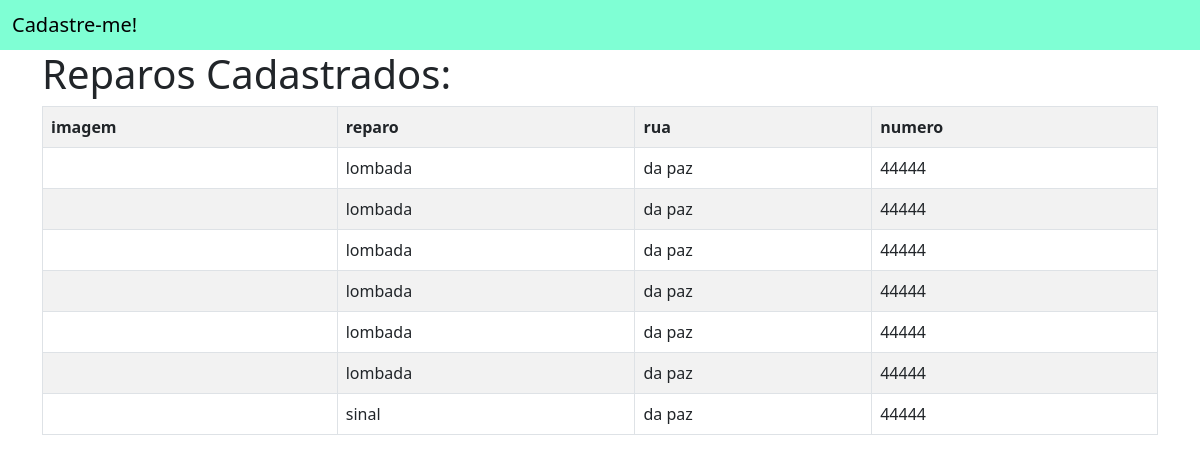
The page /lista-reparos/ on the database as committed earlier.
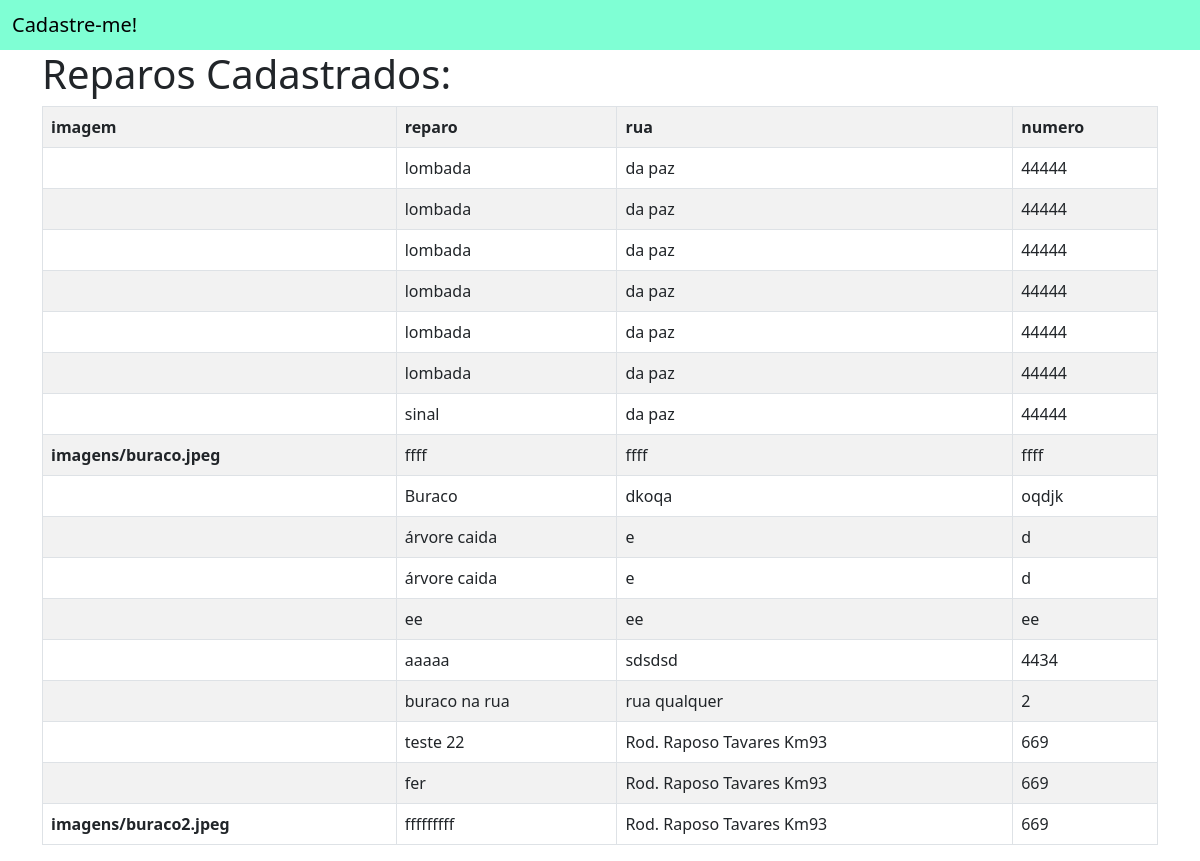
The same page on the database as committed later.
### app_repara_cidadao/models.py (models this page shows, shortened)
class Reparo(models.Model):
    id_reparo = models.AutoField(primary_key=True)
    reparo = models.CharField(max_length=255)
    rua = models.CharField(max_length=255, null=True, blank= True)
    numero = models.CharField(max_length=10, null=True, blank= True)
    complemento = models.CharField(max_length=255, blank = True)
    bairro = models.CharField(max_length=100, null=True, blank= True)
    cidade = models.CharField(max_length=100, null=True, blank= True, default='Sorocaba')
    estado = models.CharField(max_length=100, default='São Paulo')
    cep = models.CharField(max_length=10, null=True, blank= True, default = '00000-000')
    referencia = models.CharField(max_length=255, blank = True)
    imagem = models.ImageField(upload_to='imagens/', blank=True, null=True)

### app_repara_cidadao/views.py (the view)
# urls.py: path('lista-reparos/', lista_reparos, name='lista_reparos')
def lista_reparos(request):
    if request.method == 'POST':
        form = ReparoModelForm(request.POST, request.FILES)
        if form.is_valid():
            form.save()
            return redirect('lista_reparos')
    else:
        form = ReparoModelForm()
    reparos = {
        'reparos': Reparo.objects.all(),
    }
    return render(request, 'reparos/lista_reparos.html', reparos)

### app_repara_cidadao/templates/reparos/lista_reparos.html
{% extends '../usuarios/base.html' %}
{% block conteudo %}
<div class="container">
    <h1>Reparos Cadastrados:</h1>
    <table class="table table-bordered table-striped">
        <tr>
            <th>imagem</th>
            <th>reparo</th>
            <th>rua</th>
            <th>numero</th>
        </tr>
        {% for reparo in reparos %}
        <tr>
            <th>{{reparo.imagem}}</th>
            <td>{{reparo.reparo}}</td>
            <td>{{reparo.rua}}</td>
            <td>{{reparo.numero}}</td>
        </tr>
        {% endfor %}
    </table>
</div>
{% endblock %}

Rows that differ between the two databases and show on the page:
added Reparo: imagem "imagens/buraco.jpeg", reparo "ffff", rua "ffff", numero "ffff"
added Reparo: reparo "Buraco", rua "dkoqa", numero "oqdjk"
added Reparo: reparo "árvore caida", rua "e", numero "d"
added Reparo: reparo "árvore caida", rua "e", numero "d"
added Reparo: reparo "ee", rua "ee", numero "ee"
added Reparo: reparo "aaaaa", rua "sdsdsd", numero "4434"
added Reparo: reparo "buraco na rua", rua "rua qualquer", numero "2"
added Reparo: reparo "teste 22", rua "Rod. Raposo Tavares Km93", numero "669"
added Reparo: reparo "fer", rua "Rod. Raposo Tavares Km93", numero "669"
added Reparo: imagem "imagens/buraco2.jpeg", reparo "fffffffff", rua "Rod. Raposo Tavares Km93", numero "669"
